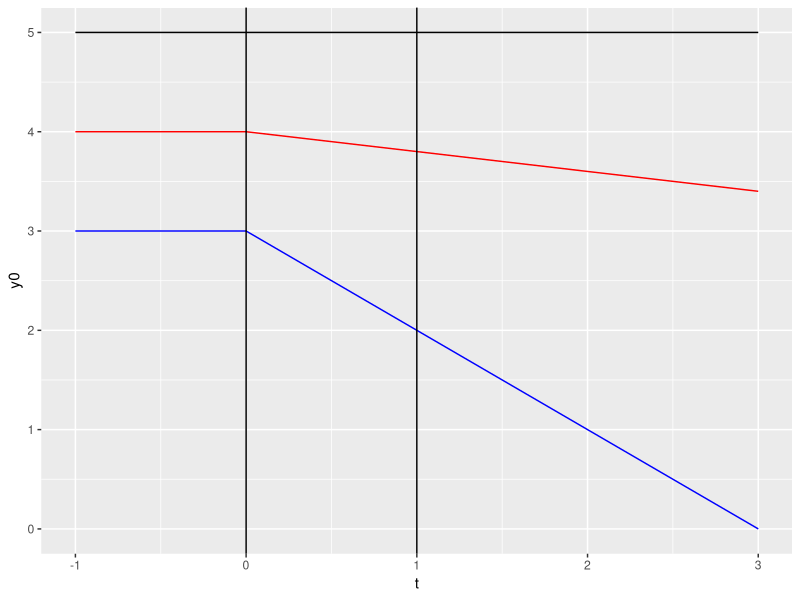
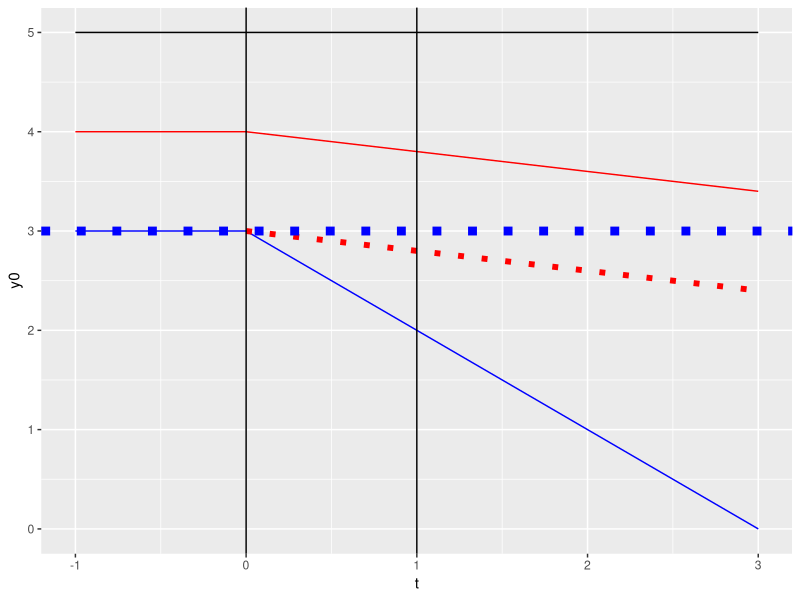

R code for these plots, in order:
## ---- chunk 1
library(tidyverse)
data <- data.frame(t =  c(-1, 0, 1, 2, 3),
                   y0 = c( 5, 5, 5, 5, 5), 
                   y1 = c( 4, 4, 3.8, 3.6, 3.4),
                   y2 = c( 3, 3, 2, 1, 0))

p1 <- ggplot(data = data) +
  geom_line(mapping = aes(x = t, y = y0), color = "black") +
  geom_line(mapping = aes(x = t, y = y1), color = "red") +
  geom_line(mapping = aes(x = t, y = y2), color = "blue") +
  geom_vline(xintercept = 0) +
  geom_vline(xintercept = 1) +
  scale_y_continuous(limits = c(0,5))
  

p1
## ---- chunk 2
library(tidyverse)
data <- data.frame(t =  c(-1, 0, 1, 2, 3),
                   y0 = c( 5, 5, 5, 5, 5), 
                   y1 = c( 4, 4, 3.8, 3.6, 3.4),
                   y2 = c( 3, 3, 2, 1, 0),
                   y3 = c( 3, 3, 2.8, 2.6, 2.4))

p1 <- ggplot(data = data) +
  geom_line(mapping = aes(x = t, y = y0), color = "black") +
  geom_line(mapping = aes(x = t, y = y1), color = "red") +
  geom_line(mapping = aes(x = t, y = y2), color = "blue") +
  geom_line(data = filter(data, t>=0), mapping = aes(x = t, y = y3), color = "red", linetype="dotted",size=rel(2)) +  
  geom_vline(xintercept = 0) +
  geom_vline(xintercept = 1) +
  geom_hline(yintercept = 3, linetype="dotted", color = "blue", size = rel(3)) +
  scale_y_continuous(limits = c(0,5))
  

p1
